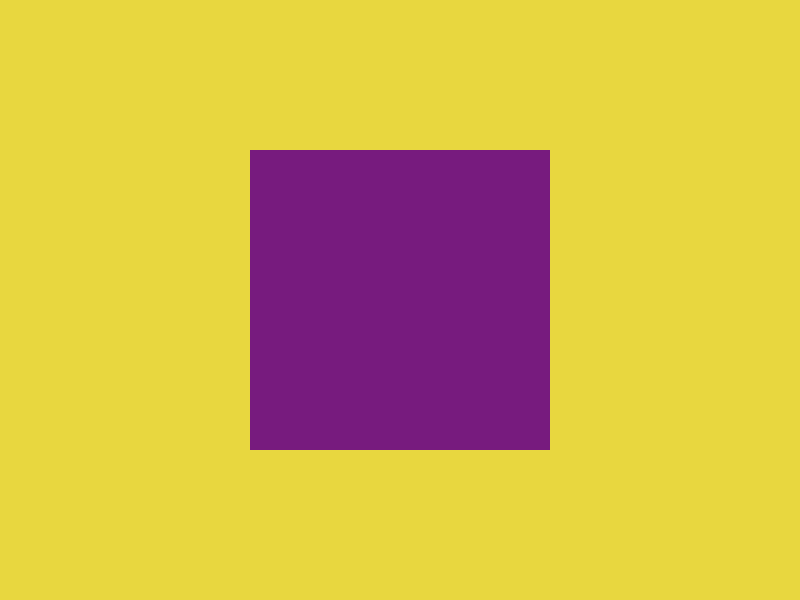
Frame 1 (no input)
Frame 60 (no input): identical to frame 1, image omitted
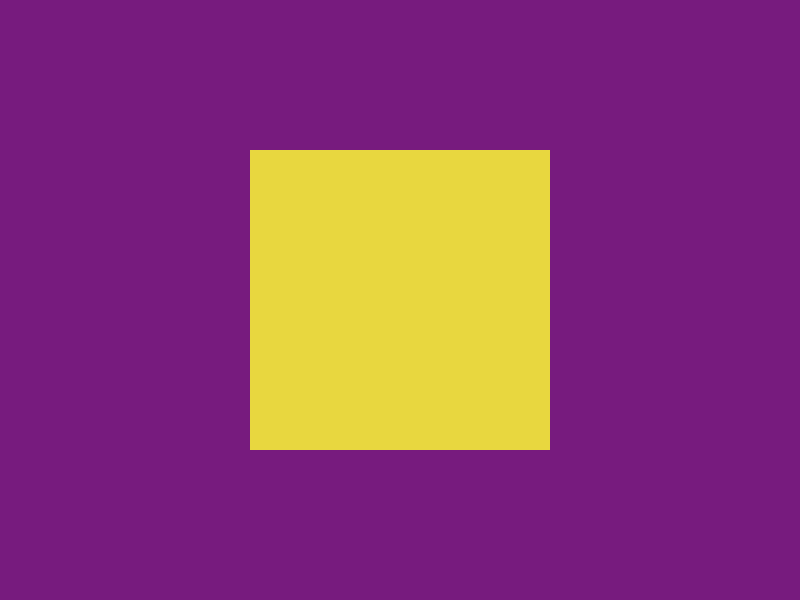
Frame 120 (the mouse pressed at the canvas centre since frame 60)

The p5.js sketch that drew these frames (run headless with seeded random() and noise() and a simulated clock; from frame 60 on, the mouse is pressed at the canvas centre):

// p5.js sketch
// ── sketch.js
var x = 250;
var y = 150;
var w = 300;
var h = 300;

function setup() {
    createCanvas(800, 600);
    noStroke();
}

function
 draw(){
    background(119, 27, 126);
    if ((mouseX > x) && (mouseX < x + w) &&
        (mouseY > y) && (mouseY < y + h)) {
      fill(232, 215, 63);
    } else {
      background(232, 215, 63);
      fill(119, 27, 126);
  }
    rect(x, y, w, h);
}
